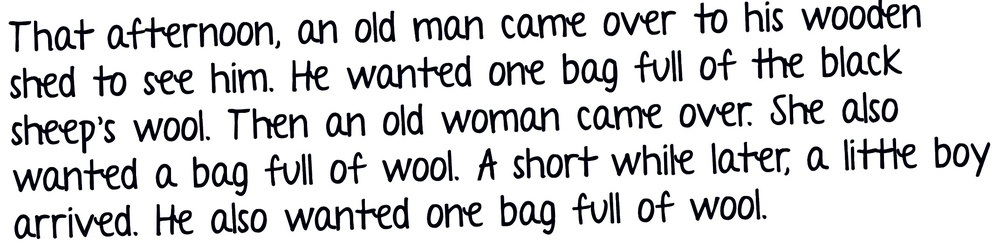
#> input picture qwerty.jpg, 1000 x 251 px, shrunk from 2146 x 538 before the run
$ jupyter execute --allow-errors qwertyWorks.ipynb
#> lines starting #> are read from the running program, lines starting #| are printed output that depends on the picture; after the words box and inside, x2 and y2 are one past the last pixel; in counts of white or black regions, pixels touching at a corner belong together; long printed decimals are rounded
[cell 1]
import matplotlib.pyplot as plt
import cv2
import math
from PIL import Image
from PIL import ImageEnhance
import pytesseract
pytesseract.pytesseract.tesseract_cmd = 'C:\\Program Files\\Tesseract-OCR\\tesseract.exe'

[cell 2]
image_input = "qwerty.jpg" #best.jpg;check.jpg;qwerty.jpg;text.jpg

[cell 3]
img_save = "filtered.jpg"

[cell 4]
from PIL import Image, ImageEnhance
im = Image.open(image_input)
#> im is the input picture: PIL image 1000x251 RGB; mean R, G, B 216.7, 216.7, 217.8
enhancer = ImageEnhance.Color(im)
enhanced_im = enhancer.enhance(0.0)

enhancer = ImageEnhance.Sharpness(enhanced_im)
enhanced_im = enhancer.enhance(2.0)

enhancer = ImageEnhance.Contrast(enhanced_im)
enhanced_im = enhancer.enhance(0.5)
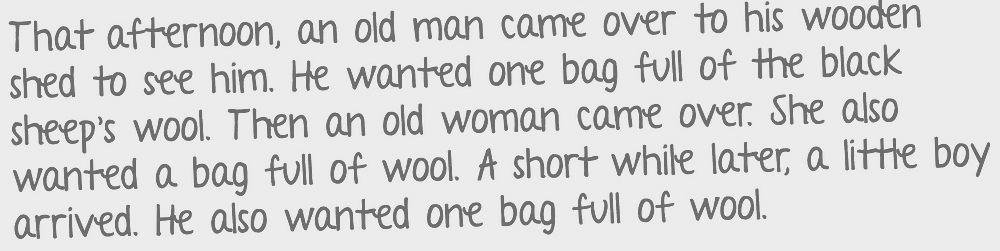
#> enhanced_im: PIL image 1000x251 RGB; min 108, max 236, mean 216.7

enhancer = ImageEnhance.Brightness(enhanced_im)
enhanced_im = enhancer.enhance(1.5)
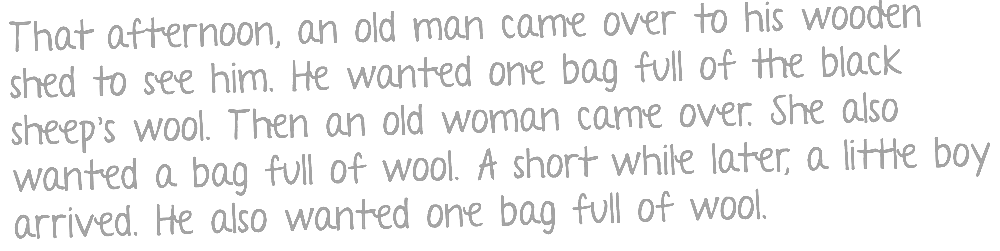
#> enhanced_im: PIL image 1000x251 RGB; min 162, max 255, mean 242.7

enhancer = ImageEnhance.Contrast(enhanced_im)
enhanced_im = enhancer.enhance(2.0)
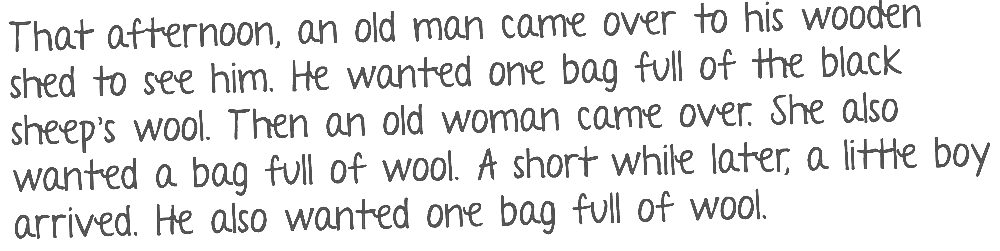
#> enhanced_im: PIL image 1000x251 RGB; min 81, max 255, mean 232.1

enhanced_im.save(img_save)

[cell 5]
img = cv2.imread(img_save, -1)
#> img: shape (251, 1000, 3); min 36, max 255, mean 231.2

[cell 6]
plt.imshow(img)

[cell 7]
img = cv2.GaussianBlur(img,(5,5),0)
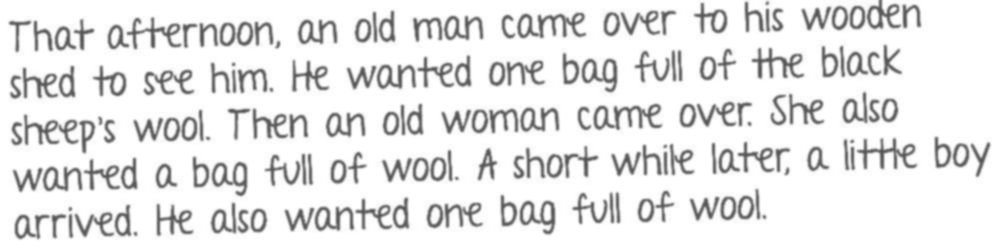
#> img: shape (251, 1000, 3); min 84, max 255, mean 231.2

[cell 8]
plt.imshow(img)

[cell 9]
size_tup = img.shape
#> size_tup = (251, 1000, 3)

[cell 10]
b,g,r = cv2.split(img)

[cell 11]
img2 = cv2.merge([r,g,b])

[cell 12]
my_mask= cv2.cvtColor(img2, cv2.COLOR_BGR2GRAY)

[cell 13]
img3 = img

[cell 14]
plt.imshow(img2)

[cell 15]
print (size_tup)
#| (251, 1000, 3)

[cell 16]
sum = 0.0
sq_sum = 0.0
count = 0
for i in range(size_tup[0]):
    for j in range(size_tup[1]):
        for k in range(size_tup[2]):
            if(img[i][j][k] != 0):
                sum = sum + ((img3[i][j][k]))
                sq_sum = sq_sum + img3[i][j][k]
                count = count + 1
#> after the loop, count = 753000; sq_sum = 174105330; sum = 174105330

root_mean_sqr = math.sqrt(sq_sum/count)
#> root_mean_sqr = 15.21
mean = (sum / (count))
#> mean = 231.2
avg = mean - root_mean_sqr
#> avg = 216
print (avg)
#| 216.010

[cell 17]
BLACK = 255
WHITE = 0
i = size_tup[0] - 1
#> i = 250
while i >= 0:
    j = size_tup[1] - 1
    while j >= 0:
        if my_mask[i][j] == BLACK or my_mask[i][j] == WHITE:
            j = j - 1
            continue
        elif my_mask[i][j] > avg:
            my_mask[i][j] = BLACK
        else:
            my_mask[i][j] = WHITE
        j = j - 1
    i = i - 1
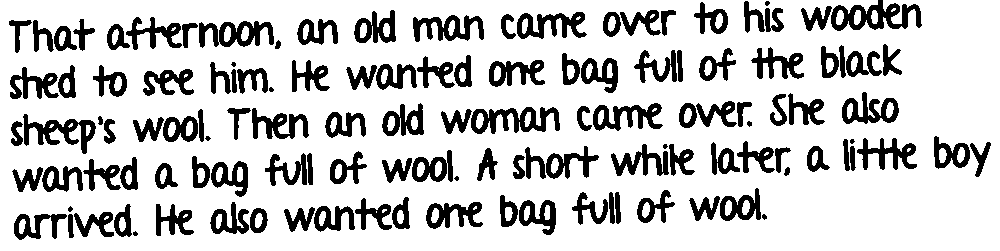
#> my_mask: shape (251, 1000); 79.1% white; 125 black regions (8 under 20 px), largest, box (x1, y1, x2, y2) and area: (831, 0, 922, 31) 1389, (471, 107, 560, 134) 1256, (23, 114, 96, 154) 1118
#> after the loop, i = -1

print (i)
#| -1

[cell 18]
plt.imshow(my_mask)

[cell 19]
BLACK = 0
WHITE = 255
i = size_tup[0] - 1
#> i = 250
while i >= 0:
    j = size_tup[1] - 1
    while j >= 0:
        k = size_tup[2] - 1
        while k >= 0:
            if my_mask[i][j] == BLACK:
                img3[i][j][k] = BLACK
            else:
                img3[i][j][k] = img2[i][j][k]
            k = k - 1
        j = j - 1
    i = i - 1
#> after the loop, i = -1

print (i)
#| -1

[cell 20]
plt.imshow(img3)

[cell 21]
print(pytesseract.image_to_string(img3))
#> (this line was passed over: pytesseract is not available in this run)

$ run again, with IMG_20190401_205323.jpg copied over qwerty.jpg
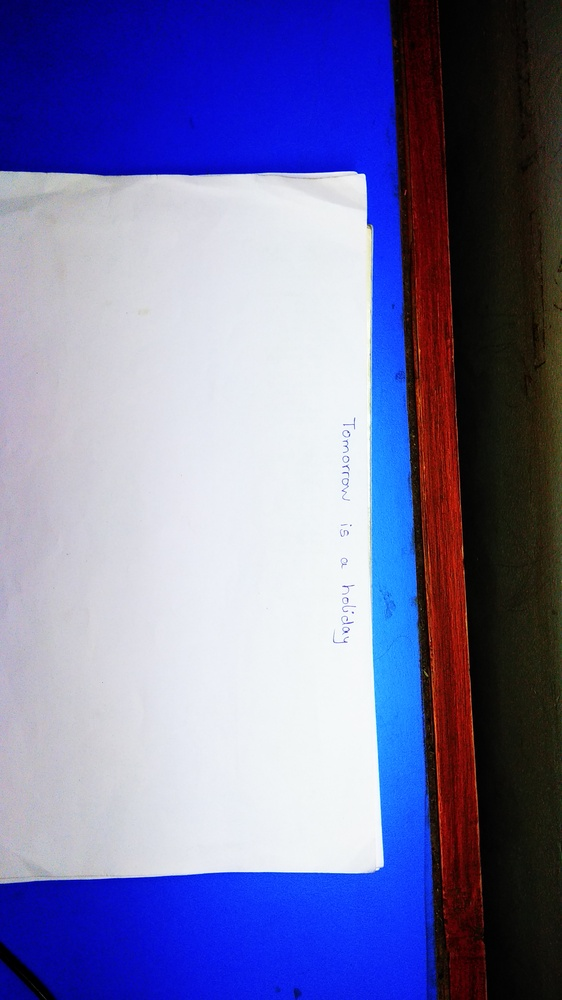
#> input picture IMG_20190401_205323.jpg, 562 x 1000 px, shrunk from 2340 x 4160 before the run
#> im is the input picture: PIL image 562x1000 RGB; mean R, G, B 116.8, 117.2, 164.6
#| (1000, 562, 3)
#> after the loop `for i in range(size_tup[0]):`: count = 1686000; sq_sum = 251842443
#> root_mean_sqr = 12.22
#> mean = 149.4
#> avg = 137.2
#| 137.151
#> after the loop `while i >= 0:`:
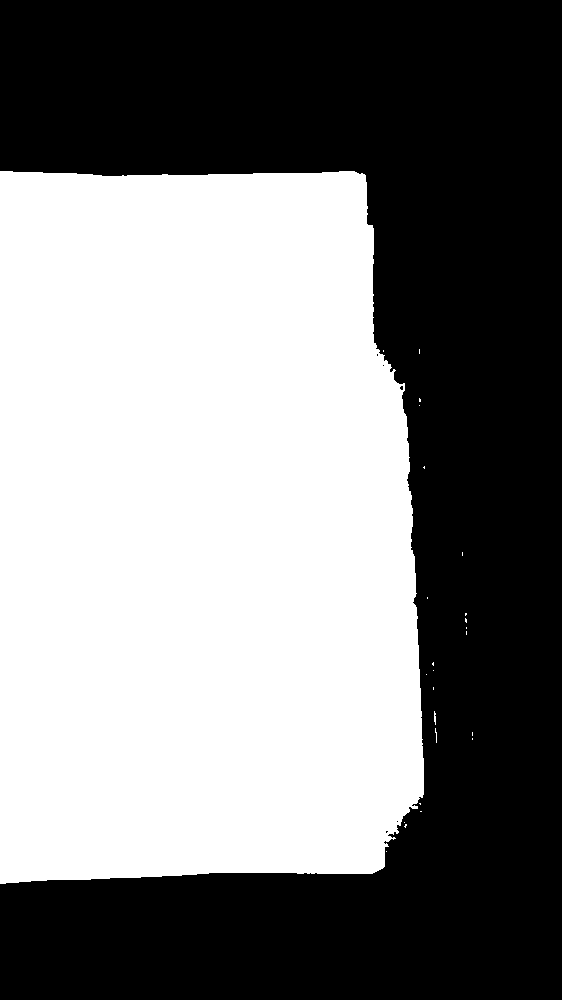
#> my_mask: shape (1000, 562); 50.1% white; 6 black regions (5 under 20 px), largest, box (x1, y1, x2, y2) and area: (0, 0, 562, 1000) 280202
#| -1
#> after the loop `while i >= 0:`:
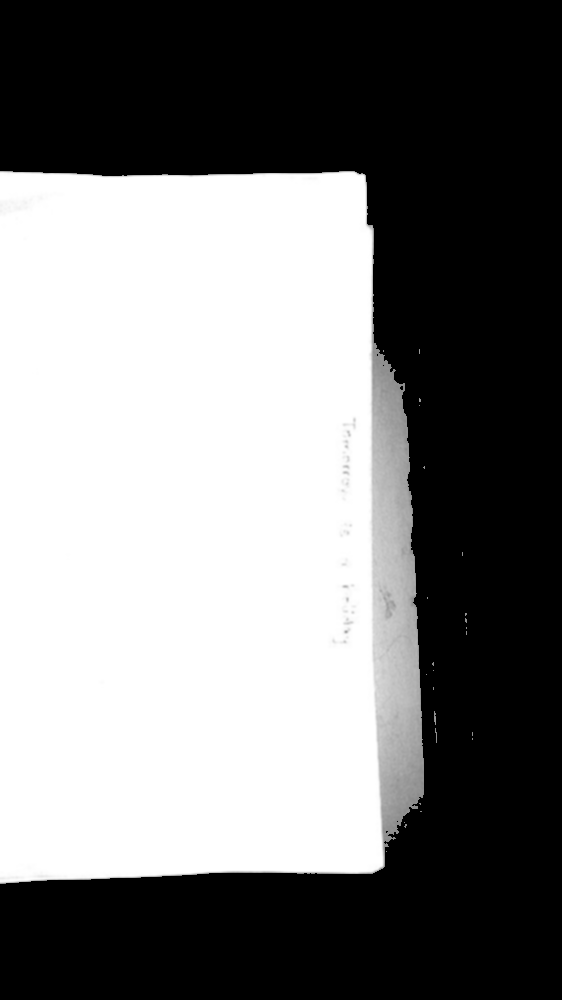
#> img3: shape (1000, 562, 3); min 0, max 255, mean 124.9
#> after the loop `while i >= 0:`: i = -1
#| -1
